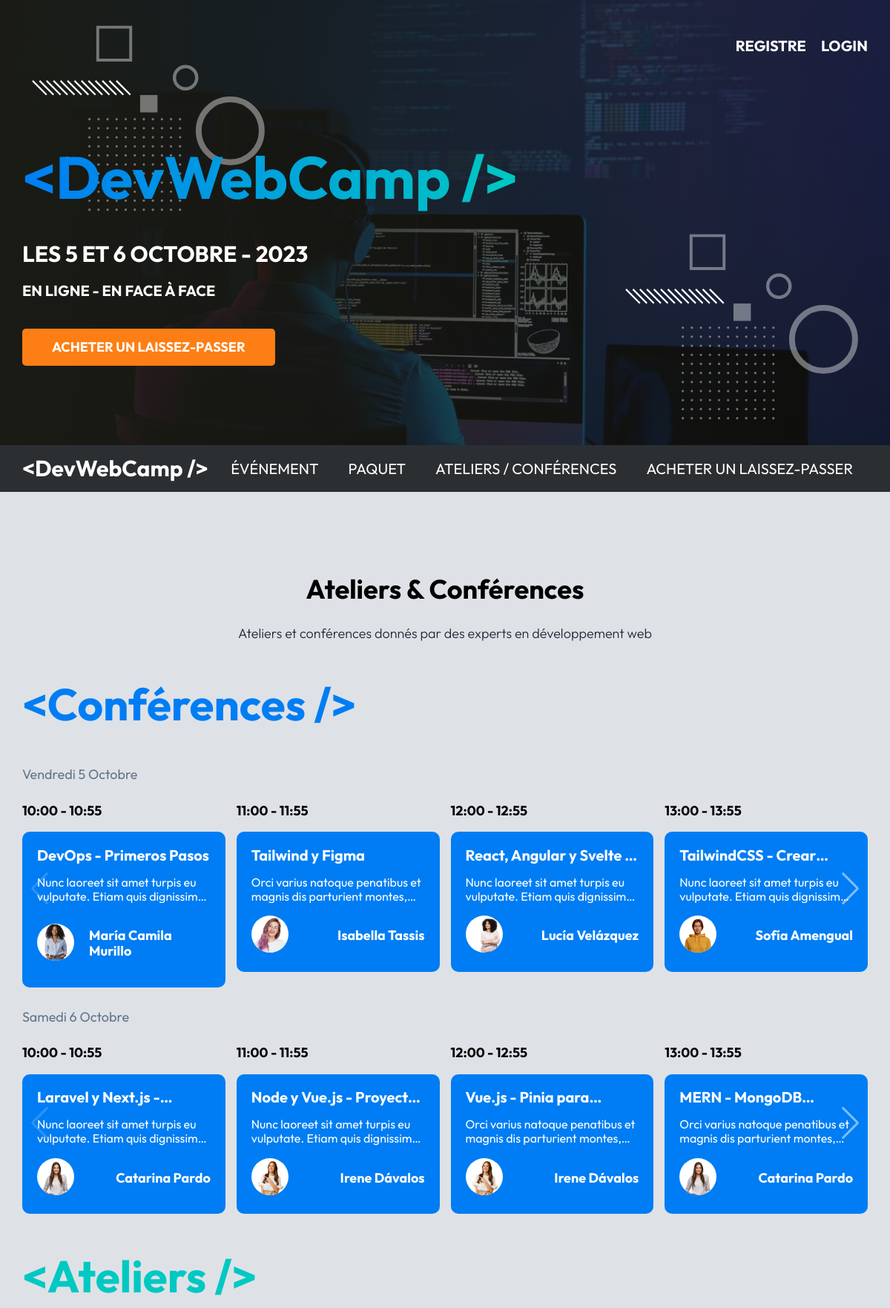
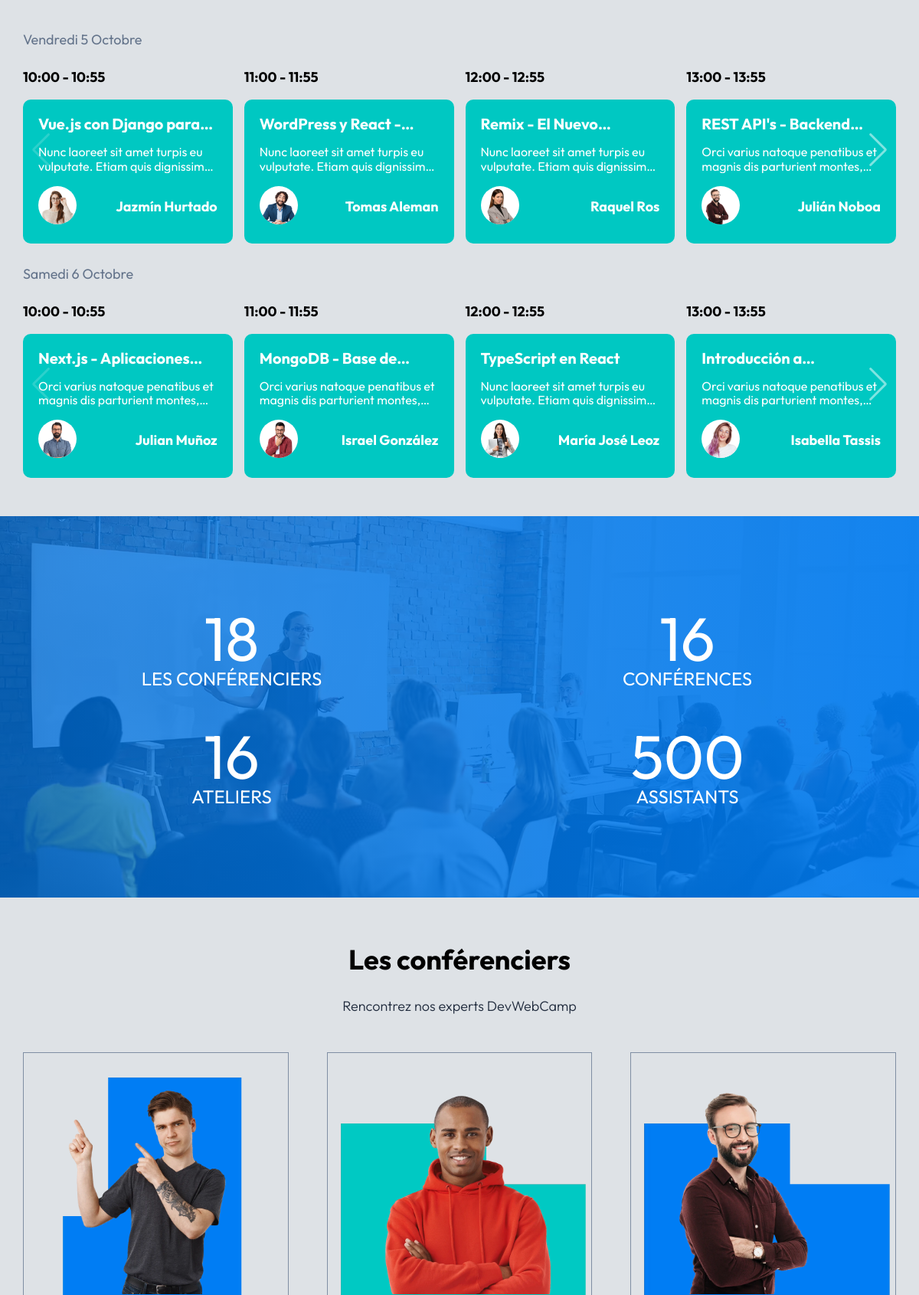
The page / (upper part) on the database its author committed (2 pictures, top to bottom).
### tables this page shows
CREATE TABLE `eventos` (
  `id` int NOT NULL AUTO_INCREMENT,
  `nombre` varchar(120) DEFAULT NULL,
  `descripcion` text,
  `disponibles` int DEFAULT NULL,
  `categoria_id` int NOT NULL,
  `dia_id` int NOT NULL,
  `hora_id` int NOT NULL,
  `ponente_id` int NOT NULL,
  PRIMARY KEY (`id`),
  KEY `fk_eventos_categorias_idx` (`categoria_id`),
  KEY `fk_eventos_dias1_idx` (`dia_id`),
  KEY `fk_eventos_horas1_idx` (`hora_id`),
  KEY `fk_eventos_ponentes1_idx` (`ponente_id`),
  CONSTRAINT `fk_eventos_categorias` FOREIGN KEY (`categoria_id`) REFERENCES `categorias` (`id`),
  CONSTRAINT `fk_eventos_dias1` FOREIGN KEY (`dia_id`) REFERENCES `dias` (`id`),
  CONSTRAINT `fk_eventos_horas1` FOREIGN KEY (`hora_id`) REFERENCES `horas` (`id`),
  CONSTRAINT `fk_eventos_ponentes1` FOREIGN KEY (`ponente_id`) REFERENCES `ponentes` (`id`)
);

CREATE TABLE `horas` (
  `id` int NOT NULL AUTO_INCREMENT,
  `hora` varchar(13) DEFAULT NULL,
  PRIMARY KEY (`id`)
);

CREATE TABLE `ponentes` (
  `id` int NOT NULL AUTO_INCREMENT,
  `nombre` varchar(40) DEFAULT NULL,
  `apellido` varchar(40) DEFAULT NULL,
  `ciudad` varchar(20) DEFAULT NULL,
  `pais` varchar(20) DEFAULT NULL,
  `imagen` varchar(32) DEFAULT NULL,
  `tags` varchar(120) DEFAULT NULL,
  `redes` text,
  PRIMARY KEY (`id`)
);

### controllers/PaginasController.php (called while the page is built, shortened)
<?php
class PaginasController {
    public static function index(Router $router) {
        $eventos = Evento::ordenar('hora_id', 'ASC');
        $eventos_formateados = [];
        foreach($eventos as $evento) {
            $evento->categoria = Categoria::find($evento->categoria_id);
            $evento->dia = Dia::find($evento->dia_id);
            $evento->hora = Hora::find($evento->hora_id);
            $evento->ponente = Ponente::find($evento->ponente_id);
            if($evento->dia_id === "1" && $evento->categoria_id === "1") {
                $eventos_formateados['conferencias_v'][] = $evento;
            }
            if($evento->dia_id === "2" && $evento->categoria_id === "1") {
                $eventos_formateados['conferencias_s'][] = $evento;
            }
            if($evento->dia_id === "1" && $evento->categoria_id === "2") {
                $eventos_formateados['workshops_v'][] = $evento;
            }
            if($evento->dia_id === "2" && $evento->categoria_id === "2") {
                $eventos_formateados['workshops_s'][] = $evento;
            }
        }
        $ponentes_total = Ponente::total();
        $conferencias_total = Evento::total('categoria_id', 1);
        $workshops_total = Evento::total('categoria_id', 2);
        $ponentes = Ponente::all();
        $router->render('paginas/index', [
            'titulo' => 'Inicio',
            'eventos' => $eventos_formateados,
            'ponentes_total' => $ponentes_total,
            'conferencias_total' => $conferencias_total,
            'workshops_total' => $workshops_total,
            'ponentes' => $ponentes
        ]);
    }
}

### public/index.php (called while the page is built, shortened)
<?php
$router = new Router();
$router->get('/login', [AuthController::class, 'login']);
$router->post('/login', [AuthController::class, 'login']);
$router->post('/logout', [AuthController::class, 'logout']);
$router->get('/registro', [AuthController::class, 'registro']);
$router->post('/registro', [AuthController::class, 'registro']);
$router->get('/olvide', [AuthController::class, 'olvide']);
$router->post('/olvide', [AuthController::class, 'olvide']);
$router->get('/reestablecer', [AuthController::class, 'reestablecer']);
$router->post('/reestablecer', [AuthController::class, 'reestablecer']);
$router->get('/mensaje', [AuthController::class, 'mensaje']);
$router->get('/confirmar-cuenta', [AuthController::class, 'confirmar']);
$router->get('/admin/dashboard', [DashboardController::class, 'index']);
$router->get('/admin/ponentes', [PonentesController::class, 'index']);
$router->get('/admin/ponentes/crear', [PonentesController::class, 'crear']);
$router->post('/admin/ponentes/crear', [PonentesController::class, 'crear']);
$router->get('/admin/ponentes/editar', [PonentesController::class, 'editar']);
$router->post('/admin/ponentes/editar', [PonentesController::class, 'editar']);
$router->post('/admin/ponentes/eliminar', [PonentesController::class, 'eliminar']);
$router->get('/admin/eventos', [EventosController::class, 'index']);
$router->get('/admin/eventos/crear', [EventosController::class, 'crear']);
$router->post('/admin/eventos/crear', [EventosController::class, 'crear']);
$router->get('/admin/eventos/editar', [EventosController::class, 'editar']);
$router->post('/admin/eventos/editar', [EventosController::class, 'editar']);
$router->post('/admin/eventos/eliminar', [EventosController::class, 'eliminar']);
$router->get('/api/eventos-horario', [APIEventos::class, 'index']);
$router->get('/api/ponentes', [APIPonentes::class, 'index']);
$router->get('/api/ponente', [APIPonentes::class, 'ponente']);
$router->get('/api/regalos', [APIRegalos::class, 'index']);
$router->get('/admin/registrados', [RegistradosController::class, 'index']);
$router->get('/admin/regalos', [RegalosController::class, 'index']);
$router->get('/finalizar-registro', [RegistroController::class, 'crear']);
$router->post('/finalizar-registro/gratis', [RegistroController::class, 'gratis']);
$router->post('/finalizar-registro/pagar', [RegistroController::class, 'pagar']);
$router->get('/finalizar-registro/conferencias', [RegistroController::class, 'conferencias']);
$router->post('/finalizar-registro/conferencias', [RegistroController::class, 'conferencias']);
$router->get('/boleto', [RegistroController::class, 'boleto']);
$router->get('/', [PaginasController::class, 'index']);
$router->get('/devwebcamp', [PaginasController::class, 'evento']);
$router->get('/paquetes', [PaginasController::class, 'paquetes']);
$router->get('/workshops-conferencias', [PaginasController::class, 'conferencias']);
$router->get('/404', [PaginasController::class, 'error']);
$router->comprobarRutas();

### models/ActiveRecord.php (called while the page is built, shortened)
<?php
class ActiveRecord {
    protected static $db;
    protected static $tabla = '';
    public static function setDB($database) {
        self::$db = $database;
    }
    public static function consultarSQL($query) {
        $resultado = self::$db->query($query);
        $array = [];
        while($registro = $resultado->fetch_assoc()) {
            $array[] = static::crearObjeto($registro);
        }
        return $array;
    }
    protected static function crearObjeto($registro) {
        $objeto = new static;
        foreach($registro as $key => $value ) {
            if(property_exists( $objeto, $key  )) {
                $objeto->$key = $value;
            }
        }
        return $objeto;
    }
    public static function all($orden = 'DESC') {
        $query = "SELECT * FROM " . static::$tabla . " ORDER BY id ${orden}";
        $resultado = self::consultarSQL($query);
        return $resultado;
    }
    public static function find($id) {
        $query = "SELECT * FROM " . static::$tabla  ." WHERE id = ${id}";
        $resultado = self::consultarSQL($query);
        return array_shift( $resultado ) ;
    }
    public static function ordenar($columna, $orden) {
        $query = "SELECT * FROM " . static::$tabla . " ORDER BY ${columna} ${orden} ";
        $resultado = self::consultarSQL($query);
        return $resultado;
    }
    public static function total($columna = '', $valor = '') {
        $query = "SELECT COUNT(*) FROM " . static::$tabla;
        if($columna) {
            $query .= " WHERE ${columna} = ${valor}";
        }
        $resultado = self::$db->query($query);
        $total = $resultado->fetch_array();
        return array_shift($total);
    }
}

### views/templates/evento.php (the view)
<div class="evento  swiper-slide">
    <p class="evento__hora"><?php echo $evento->hora->hora; ?></p>
    <div class="evento__informacion">
        <h4 class="evento__nombre"><?php echo $evento->nombre; ?></h4>
        <p class="evento__introduccion"><?php echo $evento->descripcion; ?></p>
        <div class="evento__autor-info">
            <picture>
                <source srcset="img/speakers/<?php echo $evento->ponente->imagen; ?>.webp" type="image/webp">
                <source srcset="img/speakers/<?php echo $evento->ponente->imagen; ?>.png" type="image/png">
                <img class="evento__imagen-autor" loading="lazy" width="200" height="300" src="img/speakers/<?php echo $evento->ponente->imagen; ?>.png" alt="Imagen Ponente">
            </picture>
            <p class="evento__autor-nombre">
                <?php echo $evento->ponente->nombre . " " . $evento->ponente->apellido; ?>
            </p>
        </div>
    </div>
</div>

### views/paginas/conferencias.php (shortened to what this page needs)
<main class="agenda">
    <h2 class="agenda__heading">Ateliers & Conférences</h2>
    <p class="agenda__descripcion">Ateliers et conférences donnés par des experts en développement web</p>
    <div class="eventos">
        <h3 class="eventos__heading">&lt;Conférences /></h3>
        <p class="eventos__fecha">Vendredi 5 Octobre</p>
        <div class="eventos__listado slider swiper">
            <div class="swiper-wrapper">
                <?php foreach($eventos['conferencias_v'] as $evento ) { ?>
                    <?php include __DIR__ . '../../templates/evento.php'; ?>
                <?php } ?>
            </div>
            <div class="swiper-button-next"></div>
        </div>
        <p class="eventos__fecha">Samedi 6 Octobre</p>
        <div class="eventos__listado slider swiper">
            <div class="swiper-wrapper">
                <?php foreach($eventos['conferencias_s'] as $evento ) { ?>
                    <?php include __DIR__ . '../../templates/evento.php'; ?>
                <?php } ?>
            </div>
            <div class="swiper-button-next"></div>
        </div>
    </div>
    <div class="eventos eventos--workshops">
        <h3 class="eventos__heading">&lt;Ateliers /></h3>
        <p class="eventos__fecha">Vendredi 5 Octobre</p>
        <div class="eventos__listado slider swiper">
            <div class="swiper-wrapper">
                <?php foreach($eventos['workshops_v'] as $evento ) { ?>
                    <?php include __DIR__ . '../../templates/evento.php'; ?>
                <?php } ?>
            </div>
            <div class="swiper-button-next"></div>
        </div>
        <p class="eventos__fecha">Samedi 6 Octobre</p>
        <div class="eventos__listado slider swiper">
            <div class="swiper-wrapper">
                <?php foreach($eventos['workshops_s'] as $evento ) { ?>
                    <?php include __DIR__ . '../../templates/evento.php'; ?>
                <?php } ?>
            </div>
            <div class="swiper-button-next"></div>
        </div>
    </div>
</main>

### views/paginas/index.php (shortened to what this page needs)
<?php
    include_once __DIR__ . '/conferencias.php';
?>
<section class="resumen">
    <div class="resumen__grid">
        <div <?php aos_animacion(); ?> class="resumen__bloque">
            <p class="resumen__texto resumen__texto--numero"><?php echo $ponentes_total; ?></p>
            <p class="resumen__texto">Les conférenciers</p>
        </div>
        <div <?php aos_animacion(); ?> class="resumen__bloque">
            <p class="resumen__texto resumen__texto--numero"><?php echo $conferencias_total; ?></p>
            <p class="resumen__texto">Conférences</p>
        </div>
        <div <?php aos_animacion(); ?> class="resumen__bloque">
            <p class="resumen__texto resumen__texto--numero"><?php echo $workshops_total; ?></p>
            <p class="resumen__texto">Ateliers</p>
        </div>
        <div <?php aos_animacion(); ?> class="resumen__bloque">
            <p class="resumen__texto resumen__texto--numero">500</p>
            <p class="resumen__texto">Assistants</p>
        </div>
    </div>
</section>
<section class="speakers">
    <h2 class="speakers__heading">Les conférenciers</h2>
    <p class="speakers__descripcion">Rencontrez nos experts DevWebCamp</p>
    <div class="speakers__grid">
        <?php foreach($ponentes as $ponente) { ?>
            <div <?php aos_animacion(); ?> class="speaker">
                <picture>
                    <source srcset="img/speakers/<?php echo $ponente->imagen; ?>.webp" type="image/webp">
                    <source srcset="img/speakers/<?php echo $ponente->imagen; ?>.png" type="image/png">
                    <img class="speaker__imagen" loading="lazy" width="200" height="300" src="img/speakers/<?php echo $ponente->imagen; ?>.png" alt="Imagen Ponente">
                </picture>
            </div>
        <?php } ?>
    </div>
</section>

### rows shown on the page
eventos: hora.hora "10:00 - 10:55", nombre "DevOps - Primeros Pasos", descripcion "Nunc laoreet sit amet turpis eu vulputate. Etiam quis…", ponente.imagen (picture), ponente.nombre "María Camila", ponente.apellido "Murillo"
eventos: hora.hora "11:00 - 11:55", nombre "Tailwind y Figma", descripcion "Orci varius natoque penatibus et magnis dis parturient…", ponente.imagen (picture), ponente.nombre "Isabella", ponente.apellido "Tassis"
eventos: hora.hora "12:00 - 12:55", nombre "React, Angular y Svelte…", descripcion "Nunc laoreet sit amet turpis eu vulputate. Etiam quis…", ponente.imagen (picture), ponente.nombre "Lucía", ponente.apellido "Velázquez"
eventos: hora.hora "13:00 - 13:55", nombre "TailwindCSS -…", descripcion "Nunc laoreet sit amet turpis eu vulputate. Etiam quis…", ponente.imagen (picture), ponente.nombre "Sofía", ponente.apellido "Amengual"
eventos: hora.hora "10:00 - 10:55", nombre "Laravel y Next.js…", descripcion "Nunc laoreet sit amet turpis eu vulputate. Etiam quis…", ponente.imagen (picture), ponente.nombre "Catarina", ponente.apellido "Pardo"
eventos: hora.hora "11:00 - 11:55", nombre "Node y Vue.js -…", descripcion "Nunc laoreet sit amet turpis eu vulputate. Etiam quis…", ponente.imagen (picture), ponente.nombre "Irene", ponente.apellido "Dávalos"
eventos: hora.hora "12:00 - 12:55", nombre "Vue.js - Pinia…", descripcion "Orci varius natoque penatibus et magnis dis parturient…", ponente.imagen (picture), ponente.nombre "Irene", ponente.apellido "Dávalos"
eventos: hora.hora "13:00 - 13:55", nombre "MERN -…", descripcion "Orci varius natoque penatibus et magnis dis parturient…", ponente.imagen (picture), ponente.nombre "Catarina", ponente.apellido "Pardo"
eventos: hora.hora "10:00 - 10:55", nombre "Vue.js con Django…", descripcion "Nunc laoreet sit amet turpis eu vulputate. Etiam quis…", ponente.imagen (picture), ponente.nombre "Jazmín", ponente.apellido "Hurtado"
eventos: hora.hora "11:00 - 11:55", nombre "WordPress y React…", descripcion "Nunc laoreet sit amet turpis eu vulputate. Etiam quis…", ponente.imagen (picture), ponente.nombre "Tomas", ponente.apellido "Aleman"
eventos: hora.hora "12:00 - 12:55", nombre "Remix - El…", descripcion "Nunc laoreet sit amet turpis eu vulputate. Etiam quis…", ponente.imagen (picture), ponente.nombre "Raquel", ponente.apellido "Ros"
eventos: hora.hora "13:00 - 13:55", nombre "REST API's -…", descripcion "Orci varius natoque penatibus et magnis dis parturient…", ponente.imagen (picture), ponente.nombre "Julián", ponente.apellido "Noboa"
eventos: hora.hora "10:00 - 10:55", nombre "Next.js -…", descripcion "Orci varius natoque penatibus et magnis dis parturient…", ponente.imagen (picture), ponente.nombre "Julian", ponente.apellido "Muñoz"
eventos: hora.hora "11:00 - 11:55", nombre "MongoDB - Base…", descripcion "Orci varius natoque penatibus et magnis dis parturient…", ponente.imagen (picture), ponente.nombre "Israel", ponente.apellido "González"
eventos: hora.hora "12:00 - 12:55", nombre "TypeScript en React", descripcion "Nunc laoreet sit amet turpis eu vulputate. Etiam quis…", ponente.imagen (picture), ponente.nombre "María José", ponente.apellido "Leoz"
eventos: hora.hora "13:00 - 13:55", nombre "Introducción…", descripcion "Orci varius natoque penatibus et magnis dis parturient…", ponente.imagen (picture), ponente.nombre "Isabella", ponente.apellido "Tassis"
ponentes: shows a picture, imagen (picture)
ponentes: shows a picture, imagen (picture)
ponentes: shows a picture, imagen (picture)

### other values the page prints
$ponentes_total "18"
$conferencias_total "16"
$workshops_total "16"
